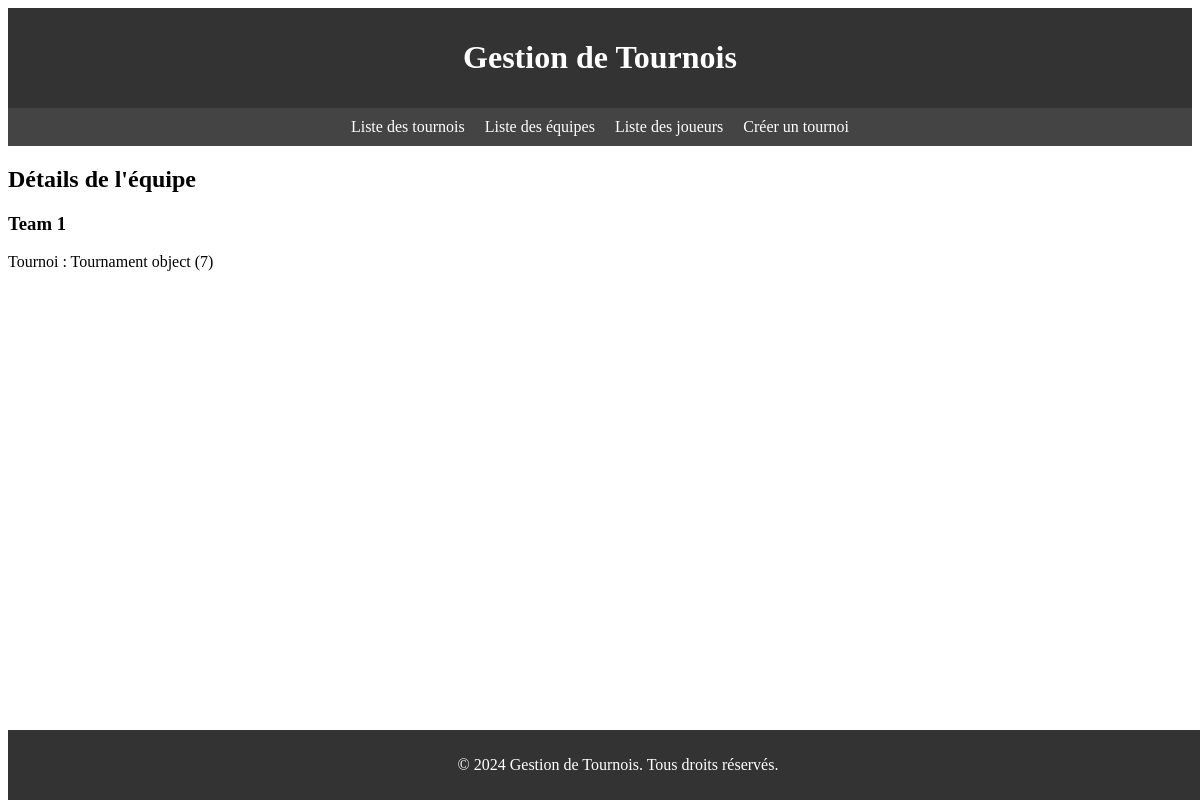
The page /managertournament/team/1/ on the database as committed earlier.
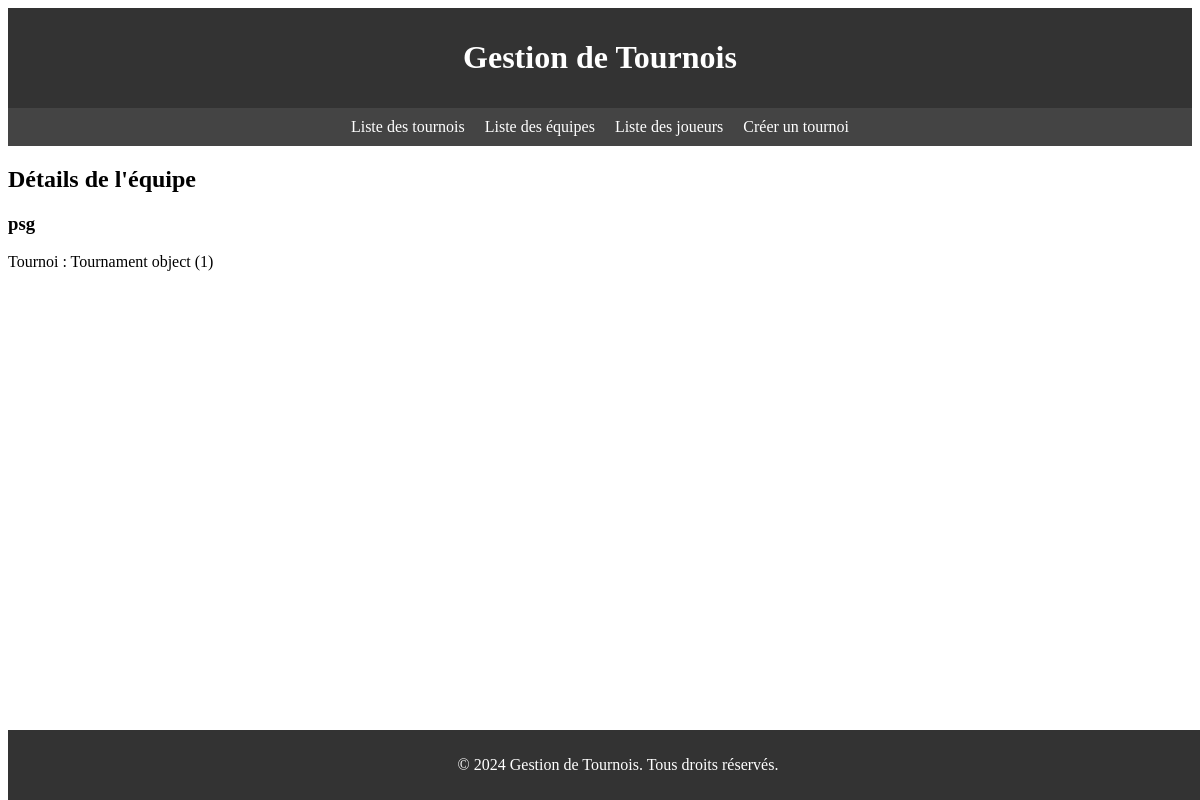
The same page on the database as committed later.
### managertournament/models.py (models this page shows, shortened)
class Team(models.Model):
    name = models.CharField(max_length=100)
    tournament = models.ForeignKey('Tournament', on_delete=models.CASCADE)
    score = models.IntegerField(default=0)
    class Meta:
        verbose_name_plural = "teams"
    app_label = 'managertournament'

class Tournament(models.Model):
    SPORT_TYPES = (
        ('football', 'Football'),
        ('basketball', 'Basketball'),
        ('tennis', 'Tennis'),
    )
    name = models.CharField(max_length=100)
    start_date = models.DateField()
    end_date = models.DateField()
    sport_type = models.CharField(max_length=100, choices=SPORT_TYPES)
    teams = models.ManyToManyField('Team', related_name='tournaments', blank=True)
    app_label = 'managertournament'

### managertournament/views.py (the view)
# urls.py: path('team/<int:pk>/', views.team_detail, name='team_detail'),
def team_detail(request, pk):
    team = get_object_or_404(Team, pk=pk)
    return render(request, 'team_detail.html', {'team': team})

### managertournament/templates/team_detail.html
{% extends 'base.html' %} {% block content %}
<h2>Détails de l'équipe</h2>
<h3>{{ team.name }}</h3>
<p>Tournoi : {{ team.tournament }}</p>
{% endblock %}

Rows that differ between the two databases and show on the page:
changed Team: name "Team 1" → "psg"; tournament "Tournament object (7)" → "Tournament object (1)"
